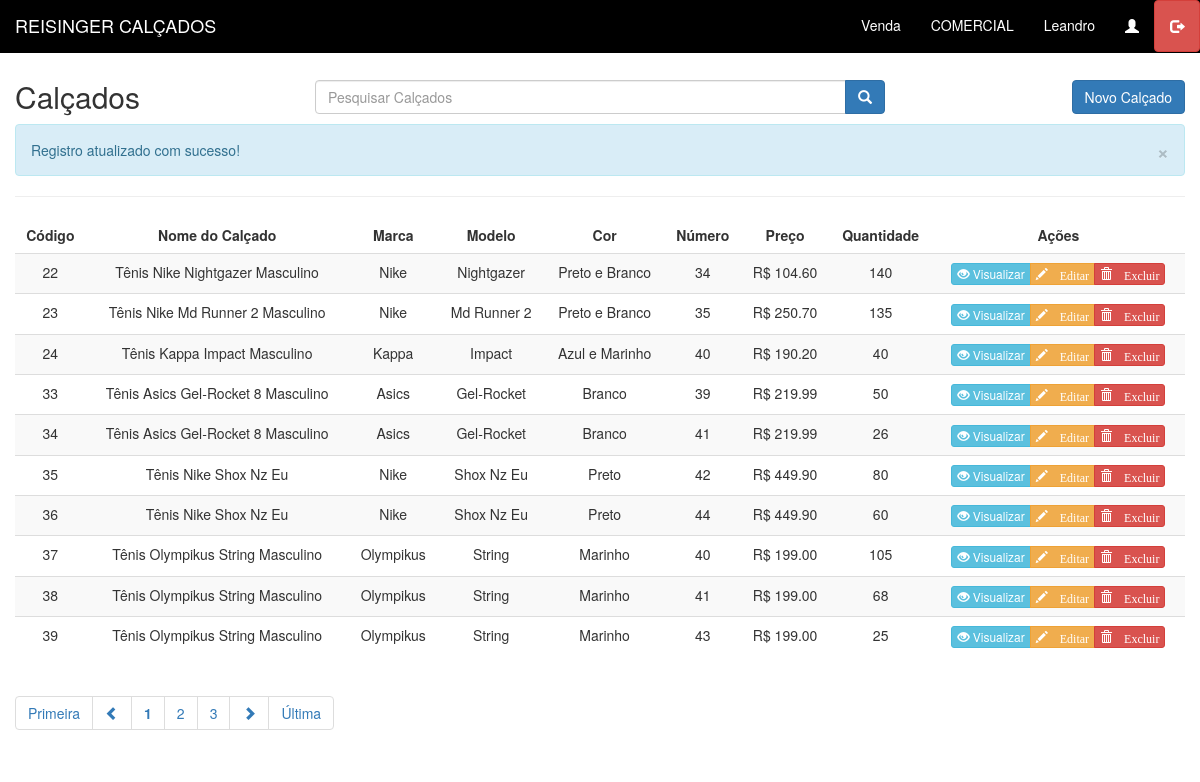
/calcado/lista_cal.php?msg=2 (signed in), run on the app's committed database.
### tables this page shows
CREATE TABLE IF NOT EXISTS `calcado` (
  `cod_cal` int(11) NOT NULL AUTO_INCREMENT,
  `nome_cal` varchar(50) DEFAULT NULL,
  `preco_atual` decimal(10,2) DEFAULT NULL,
  `marca` varchar(50) DEFAULT NULL,
  `modelo` varchar(50) DEFAULT NULL,
  `cor` varchar(50) DEFAULT NULL,
  `qtde_estoque` int(11) DEFAULT NULL,
  `numero` int(11) DEFAULT NULL,
  PRIMARY KEY (`cod_cal`)
);

### calcado/lista_cal.php (the view, shortened to what this page needs)
<!DOCTYPE html>
<html>
	<head>
		<link href="../css/bootstrap.min.css" rel="stylesheet">
		<link href="../css/style.css" rel="stylesheet">
	</head>
	<body>
		<br><br>
		<div id="main" class="container-fluid">
			<div id="top" class="row">
				<div class="col-sm-3 col-xs-12">
				<br>
					<h2>Calçados</h2>
				</div>
				<br>
				<div class="col-sm-6 col-xs-12">
					<div class="input-group h2">
						<input name="data-[search]" onKeydown="Javascript: if (event.keyCode==13) PesquisaConteudocal();" class="form-control" id="search_cal" type="text" placeholder="Pesquisar Calçados">
						<span class="input-group-btn">
							<button class="btn btn-primary" onclick="PesquisaConteudocal()" type="submit">
								<span class="glyphicon glyphicon-search"></span>
							</button>
						</span>
					</div>
				</div>
				<div class="col-sm-3 col-xs-12">
					<a href="fadd_cal.php" class="btn btn-primary pull-right h2"> Novo Calçado</a>
				</div>
			</div>
			<div>	<?php include "mensagens.php"; ?>	</div>
			<hr/>
			<div id="bloco-list-pag">
				<div id="list" class="row">
					<div class="table-responsive col-xs-12">
						<?php
							$quantidade = 10;
							$pagina = (isset($_GET['pagina'])) ? (int)$_GET['pagina'] : 1;
							$inicio = ($quantidade * $pagina) - $quantidade;
							$data_all = mysql_query("select * from calcado order by cod_cal asc limit $inicio, $quantidade;") or die(mysql_error());
							echo "<table class='table table-striped' cellspacing='0' cellpading='0'>";
							echo "<thead><tr>";
							echo "<td><center><strong>Código</strong></center></td>";
							echo "<td><center><strong>Nome do Calçado</strong></center></td>";
                            echo "<td><center><strong>Marca</strong></center></td>";
                            echo "<td><center><strong>Modelo</strong></center></td>";
                            echo "<td><center><strong>Cor</strong></center></td>";
                            echo "<td><center><strong>Número</strong></center></td>";
                            echo "<td><center><strong>Preço</strong></center></td>";
							echo "<td><center><strong>Quantidade</strong><center></td>";
							echo "<td class='actions'><center><strong>Ações</strong></center></td>";
							echo "</tr></thead><tbody>";
							while($info = mysql_fetch_array($data_all)){
								echo "<tr>";
								echo "<td><center>".$info['cod_cal']."</center></td>";
								echo "<td><center>".$info['nome_cal']."</center></td>";
                                echo "<td><center>".$info['marca']."</center></td>";
                                echo "<td><center>".$info['modelo']."</center></td>";
                                echo "<td><center>".$info['cor']."</center></td>";
                                echo "<td><center>".$info['numero']."</center></td>";
                                echo "<td><center>R$ ".$info['preco_atual']."</center></td>";
								echo "<td><center>".$info['qtde_estoque']."</center></td>";
								echo "<td><center><div class='btn-group btn-group-xs'>";
								echo "<a class='btn btn-info btn-xs' href=view_cal.php?cod_cal=".$info['cod_cal']." ><span class='glyphicon glyphicon-eye-open'></span> Visualizar </a>";
								echo "<a class='btn btn-warning btn-xs' href=fedita_cal.php?cod_cal=".$info['cod_cal']."><span class='glyphicon glyphicon-pencil'> Editar </a>";
								echo "<a class='btn btn-danger btn-xs'  onclick='deletaDadocal(".$info['cod_cal'].")' data-toggle='modal' href='#delete-modal'><span class='glyphicon glyphicon-trash'> Excluir </a></div></center></td>";
							}
						?>
							</tr>
							</tbody>
							</table>
					</div>
				</div>
				<div id="bottom" class="row">
					<div class="col-xs-12">
						<ul class="pagination">
						<?php
							$sqlTotal 		= "select cod_cal from calcado;";
							$qrTotal  		= mysql_query($sqlTotal) or die (mysql_error());
							$numTotal 		= mysql_num_rows($qrTotal);
							$totalpagina = (ceil($numTotal/$quantidade)<=0) ? 1 : ceil($numTotal/$quantidade);
							$exibir = 3;
							$anterior = (($pagina-1) <= 0) ? 1 : $pagina - 1;
							$posterior = (($pagina+1) >= $totalpagina) ? $totalpagina : $pagina+1;
							echo "<li class='first'><a href='?pagina=1'> Primeira</a></li> ";
							echo "<li class='previous'><a href=\"?pagina=$anterior\"> <span class='glyphicon glyphicon-chevron-left'> </a></li> ";
								echo '<li><a href="?pagina='.$pagina.'"><strong>'.$pagina.'</strong></a></li> ';
							for($i = $pagina+1; $i < $pagina+$exibir; $i++){
								if($i <= $totalpagina)
									echo '<li><a href="?pagina='.$i.'"> '.$i.' </a></li> ';
								}
							echo "<li class='next'><a href=\"?pagina=$posterior\"> <span class='glyphicon glyphicon-chevron-right'></a></li> ";
							echo "<li class='last'><a href=\"?pagina=$totalpagina\"> &Uacute;ltima</a></li>";
						?>
						</ul>
					</div>
				</div>
			</div>
		</div>
	</body>
</html>

### calcado/mensagens.php (shortened to what this page needs)
<?php
if(isset($_GET['msg'])){
	$msg = $_GET['msg'];
	switch($msg){
		case 2:
			echo '<div class="message"><div class="alert alert-info"><a href=" " class="close" data-dismiss="alert">&times</a>Registro atualizado com sucesso!</div></div>';
			break;
	}
}
?>

### css/style.css (style rules this page uses)
.navbar-inverse { background-color: black; border-color: #000000; }
.navbar-brand { color: #fff; background-color: #000000; }
.navbar-inverse .navbar-nav>li>a { color: #fff; }
.navbar-inverse .navbar-brand { color: #fff; }

### data on the page
calcado: cod_cal "22", nome_cal "Tênis Nike Nightgazer Masculino", marca "Nike", modelo "Nightgazer", cor "Preto e Branco", numero "34", preco_atual "104.60", qtde_estoque "140"
calcado: cod_cal "23", nome_cal "Tênis Nike Md Runner 2 Masculino", marca "Nike", modelo "Md Runner 2", cor "Preto e Branco", numero "35", preco_atual "250.70", qtde_estoque "135"
calcado: cod_cal "24", nome_cal "Tênis Kappa Impact Masculino", marca "Kappa", modelo "Impact", cor "Azul e Marinho", numero "40", preco_atual "190.20", qtde_estoque "40"
calcado: cod_cal "33", nome_cal "Tênis Asics Gel-Rocket 8 Masculino", marca "Asics", modelo "Gel-Rocket", cor "Branco", numero "39", preco_atual "219.99", qtde_estoque "50"
calcado: cod_cal "34", nome_cal "Tênis Asics Gel-Rocket 8 Masculino", marca "Asics", modelo "Gel-Rocket", cor "Branco", numero "41", preco_atual "219.99", qtde_estoque "26"
calcado: cod_cal "35", nome_cal "Tênis Nike Shox Nz Eu", marca "Nike", modelo "Shox Nz Eu", cor "Preto", numero "42", preco_atual "449.90", qtde_estoque "80"
calcado: cod_cal "36", nome_cal "Tênis Nike Shox Nz Eu", marca "Nike", modelo "Shox Nz Eu", cor "Preto", numero "44", preco_atual "449.90", qtde_estoque "60"
calcado: cod_cal "37", nome_cal "Tênis Olympikus String Masculino", marca "Olympikus", modelo "String", cor "Marinho", numero "40", preco_atual "199.00", qtde_estoque "105"
calcado: cod_cal "38", nome_cal "Tênis Olympikus String Masculino", marca "Olympikus", modelo "String", cor "Marinho", numero "41", preco_atual "199.00", qtde_estoque "68"
calcado: cod_cal "39", nome_cal "Tênis Olympikus String Masculino", marca "Olympikus", modelo "String", cor "Marinho", numero "43", preco_atual "199.00", qtde_estoque "25"

### other printed values
$pagina "1"
